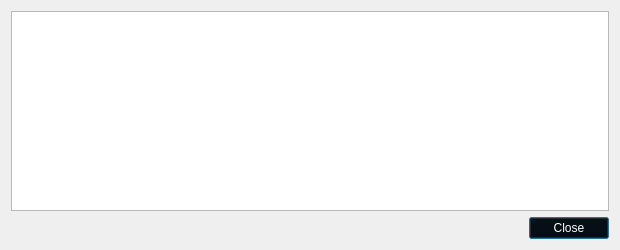
<?xml version="1.0" encoding="UTF-8"?>
<ui version="4.0">
 <class>TransactionDescDialog</class>
 <widget class="QDialog" name="TransactionDescDialog">
  <property name="geometry">
   <rect>
    <x>0</x>
    <y>0</y>
    <width>620</width>
    <height>250</height>
   </rect>
  </property>
  <property name="windowTitle">
   <string>Transaction details</string>
  </property>
  <property name="styleSheet">
   <string notr="true">background-image: url(:/images/splash);
color: rgb(0, 0, 0);</string>
  </property>
  <layout class="QVBoxLayout" name="verticalLayout">
   <item>
    <widget class="QTextEdit" name="detailText">
     <property name="toolTip">
      <string>This pane shows a detailed description of the transaction</string>
     </property>
     <property name="styleSheet">
      <string notr="true">color: rgb(255, 255, 255);</string>
     </property>
     <property name="readOnly">
      <bool>true</bool>
     </property>
    </widget>
   </item>
   <item>
    <widget class="QDialogButtonBox" name="buttonBox">
     <property name="styleSheet">
      <string notr="true">background-color: rgb(0, 0, 0);
color: rgb(255, 255, 255);</string>
     </property>
     <property name="orientation">
      <enum>Qt::Horizontal</enum>
     </property>
     <property name="standardButtons">
      <set>QDialogButtonBox::Close</set>
     </property>
    </widget>
   </item>
  </layout>
 </widget>
 <resources/>
 <connections>
  <connection>
   <sender>buttonBox</sender>
   <signal>accepted()</signal>
   <receiver>TransactionDescDialog</receiver>
   <slot>accept()</slot>
   <hints>
    <hint type="sourcelabel">
     <x>248</x>
     <y>254</y>
    </hint>
    <hint type="destinationlabel">
     <x>157</x>
     <y>274</y>
    </hint>
   </hints>
  </connection>
  <connection>
   <sender>buttonBox</sender>
   <signal>rejected()</signal>
   <receiver>TransactionDescDialog</receiver>
   <slot>reject()</slot>
   <hints>
    <hint type="sourcelabel">
     <x>316</x>
     <y>260</y>
    </hint>
    <hint type="destinationlabel">
     <x>286</x>
     <y>274</y>
    </hint>
   </hints>
  </connection>
 </connections>
</ui>
